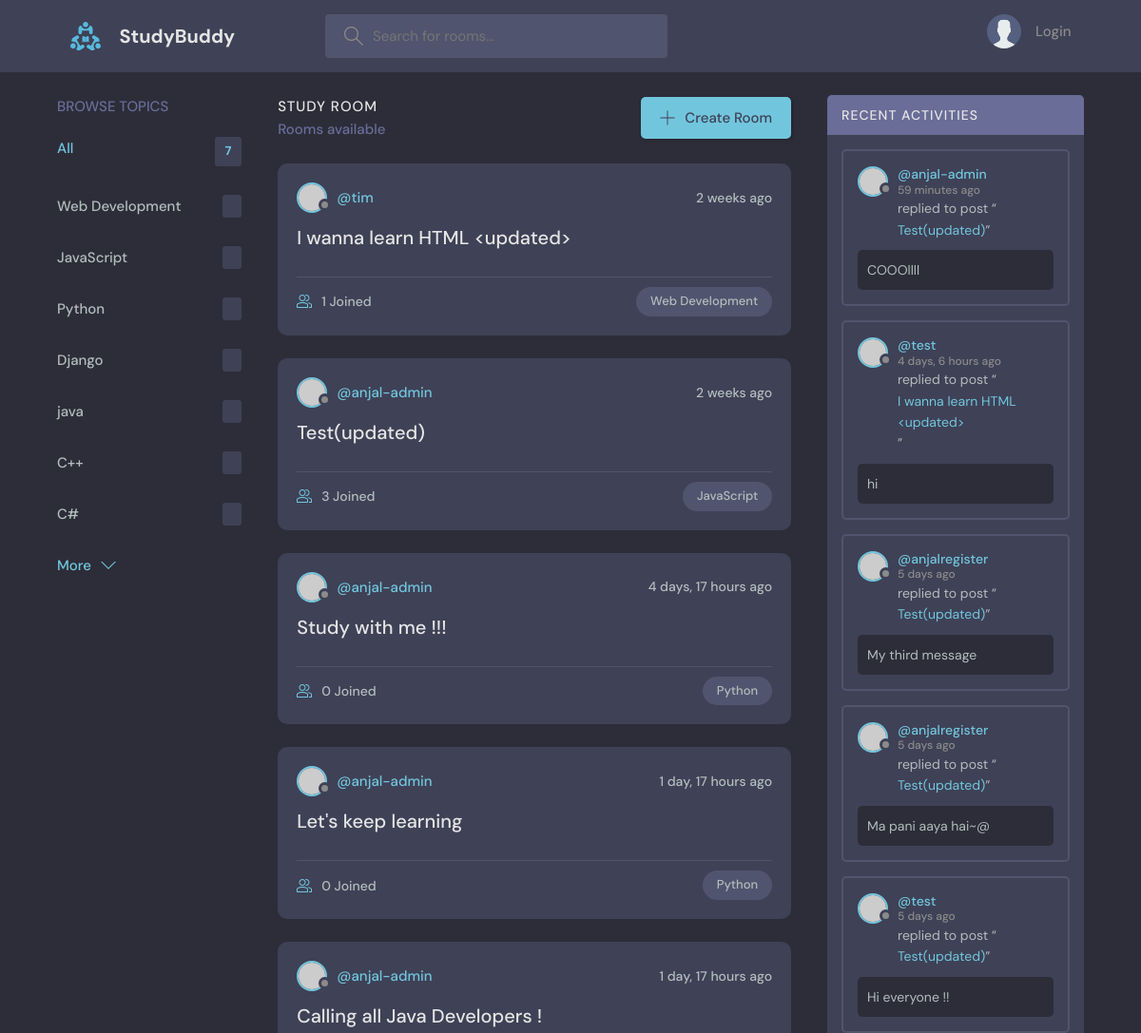
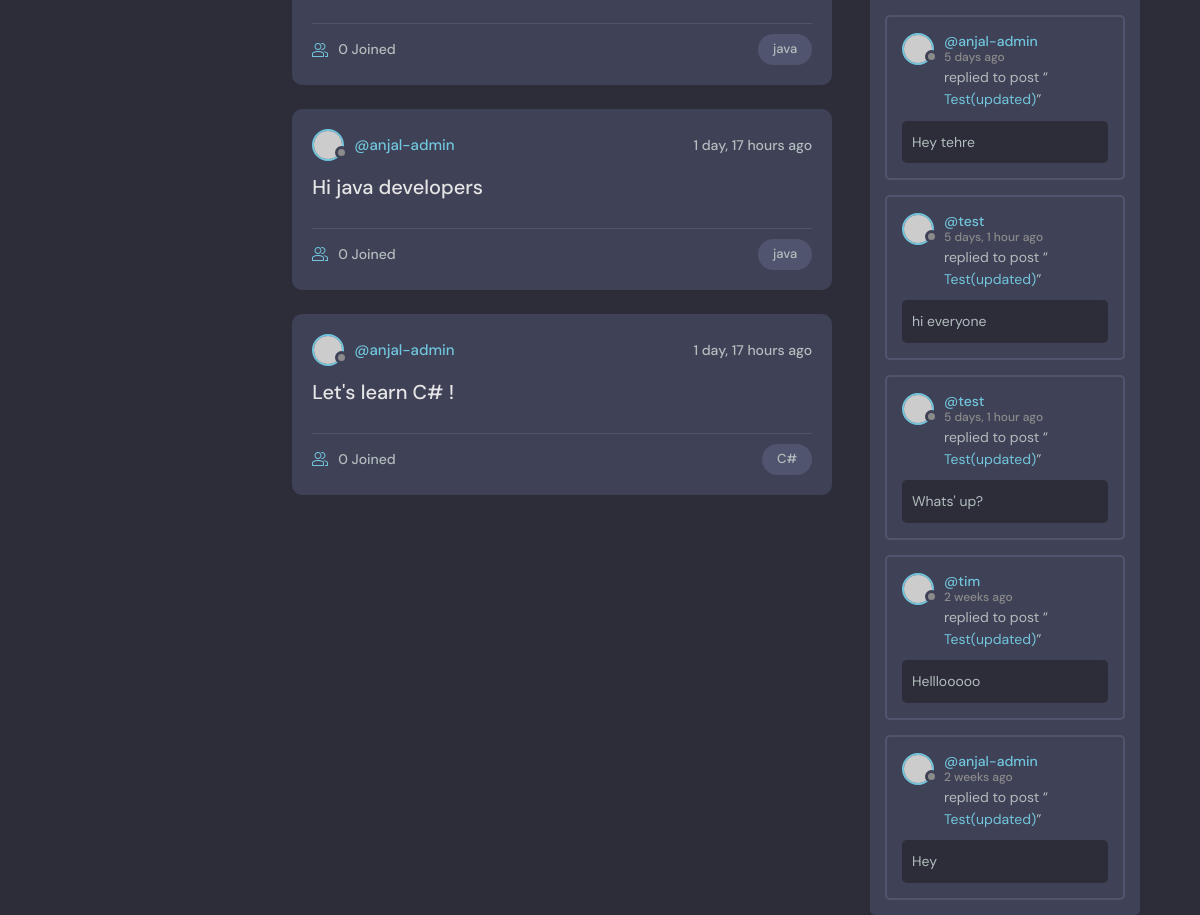
The page / on the database its author committed (2 pictures, top to bottom).
### base/models.py (models this page shows, shortened)
class Topic(models.Model):
    name = models.CharField(max_length=200)

class Room(models.Model):
    host = models.ForeignKey(User, on_delete=models.SET_NULL, null=True)
    topic = models.ForeignKey(Topic, on_delete=models.SET_NULL, null=True)
    name = models.CharField(max_length=200)
    description = models.TextField(null=True, blank=True)
    participants = models.ManyToManyField(User, related_name='participants', blank=True)
    updated = models.DateTimeField(auto_now=True)
    created = models.DateField(auto_now_add=True)
    class Meta:
        ordering = ['updated', 'created']
    def __str__(self):
        return self.name

class Message(models.Model):
    user = models.ForeignKey(User, on_delete=models.CASCADE)
    room = models.ForeignKey(Room, on_delete=models.CASCADE)
    body = models.TextField()
    updated = models.DateTimeField(auto_now=True)
    created = models.DateTimeField(auto_now_add=True)
    class Meta:
        ordering = ['-updated', 'created']

### base/views.py (the view)
# urls.py: path('', views.home, name='home'),
def home(request):
    q = request.GET.get('q') if request.GET.get('q') != None else ''
    rooms = Room.objects.filter(
        Q(topic__name__icontains = q) |
        Q(name__icontains = q) |
        Q(description__icontains = q)
        )
    topics = Topic.objects.all()
    room_count = rooms.count()
    room_messages = Message.objects.filter(Q(room__topic__name__icontains = q))
    context = {'rooms': rooms, 'topics':topics, 'room_count':room_count, 'room_messages': room_messages}
    return render(request, 'base/home.html', context)

### base/templates/base/home.html (shortened to what this page needs)
{% extends 'main.html' %}
{% block content %}
    <main class="layout layout--3">
      <div class="container">
         {% include 'base/topics_component.html'  %}
        <div class="roomList">
          <div class="roomList__header">
            <div>
              <h2>Study Room</h2>
              <p>{{rooms_count}} Rooms available</p>
            </div>
            <a class="btn btn--main" href="{% url 'create-room' %}">
              <svg version="1.1" xmlns="http://www.w3.org/2000/svg" width="32" height="32" viewBox="0 0 32 32">
                <title>add</title>
                <path
                  d="M16.943 0.943h-1.885v14.115h-14.115v1.885h14.115v14.115h1.885v-14.115h14.115v-1.885h-14.115v-14.115z"
                ></path>
              </svg>
              Create Room
            </a>
          </div>
        {% include 'base/feed_component.html' %}
        </div>
       {% include 'base/activity_component.html'  %}
      </div>
    </main>
{% endblock %}

### base/templates/base/topics_component.html
<div class="topics">
  <div class="topics__header">
    <h2>Browse Topics</h2>
  </div>
  <ul class="topics__list">
    <li>
      <a href="{% url 'home' %}" class="active">All <span>{{topics.count}}</span></a>
    </li>
    {% for topic in topics %}
    <li>
      <a href="{% url 'home' %}?q={{topic.name}}">{{topic.name}} <span>{{topic.room.set_all.count}}</span></a>
    </li>
    {% endfor %}
  </ul>
  <a class="btn btn--link" href="topics.html">
    More
    <svg
      version="1.1"
      xmlns="http://www.w3.org/2000/svg"
      width="32"
      height="32"
      viewBox="0 0 32 32"
    >
      <title>chevron-down</title>
      <path d="M16 21l-13-13h-3l16 16 16-16h-3l-13 13z"></path>
    </svg>
  </a>
</div>

### base/templates/base/feed_component.html (shortened to what this page needs)
{% for room in rooms %}
<div class="roomListRoom">
  <div class="roomListRoom__header">
    <a href="{% url 'user-profile' room.host.id %}" class="roomListRoom__author">
      <div class="avatar avatar--small">
        <img src="https://randomuser.me/api/portraits/women/11.jpg" />
      </div>
      <span>@{{room.host.username}}</span>
    </a>
    <div class="roomListRoom__actions">
      <span>{{room.created|timesince}} ago </span>
    </div>
  </div>
  <div class="roomListRoom__content">
    <a href="{% url 'room' room.id %}">{{room.name}}</a>
  </div>
  <div class="roomListRoom__meta">
    <a href="{% url 'room' room.id %}" class="roomListRoom__joined">
      {{room.participants.all.count}} Joined
    </a>
    <p class="roomListRoom__topic">{{room.topic.name}}</p>
  </div>
</div>
{% endfor %}

### base/templates/base/activity_component.html (shortened to what this page needs)
 <div class="activities">
          <div class="activities__header">
            <h2>Recent Activities</h2>
          </div>
          {% for message in room_messages %}
          <div class="activities__box">
            <div class="activities__boxHeader roomListRoom__header">
              <a href="{% url 'user-profile' message.user.id %}" class="roomListRoom__author">
                <div class="avatar avatar--small">
                  <img src="https://randomuser.me/api/portraits/women/11.jpg" />
                </div>
                <p>
                  @{{ message.user }}
                  <span>{{ message.created|timesince }} ago</span>
                </p>
              </a>
            </div>
            <div class="activities__boxContent">
              <p>replied to post “<a href="{% url 'room' message.room.id %}">{{message.room}}</a>”</p>
              <div class="activities__boxRoomContent">
                {{message.body}}
              </div>
            </div>
          </div>
          {% endfor %}
        </div>

### rows shown on the page
Topic: name "Web Development"
Topic: name "JavaScript"
Topic: name "Python"
Topic: name "Django"
Topic: name "java"
Topic: name "C++"
Topic: name "C#"
Room: host.username "tim", created "2 weeks", name "I wanna learn HTML <updated>", participants.all.count "1", topic.name "Web Development"
Room: host.username "anjal-admin", created "2 weeks", name "Test(updated)", participants.all.count "3", topic.name "JavaScript"
Room: host.username "anjal-admin", created "4 days, 17 hours", name "Study with me !!!", participants.all.count "0", topic.name "Python"
Room: host.username "anjal-admin", created "1 day, 17 hours", name "Let's keep learning", participants.all.count "0", topic.name "Python"
Room: host.username "anjal-admin", created "1 day, 17 hours", name "Calling all Java Developers !", participants.all.count "0", topic.name "java"
Room: host.username "anjal-admin", created "1 day, 17 hours", name "Hi java developers", participants.all.count "0", topic.name "java"
Room: host.username "anjal-admin", created "1 day, 17 hours", name "Let's learn C# !", participants.all.count "0", topic.name "C#"
Message: user "anjal-admin", created "59 minutes", room "Test(updated)", body "COOOllll"
Message: user "test", created "4 days, 6 hours", room "I wanna learn HTML <updated>", body "hi"
Message: user "anjalregister", created "5 days", room "Test(updated)", body "My third message"
Message: user "anjalregister", created "5 days", room "Test(updated)", body "Ma pani aaya hai~@"
Message: user "test", created "5 days", room "Test(updated)", body "Hi everyone !!"
Message: user "anjal-admin", created "5 days", room "Test(updated)", body "Hey tehre"
Message: user "test", created "5 days, 1 hour", room "Test(updated)", body "hi everyone"
Message: user "test", created "5 days, 1 hour", room "Test(updated)", body "Whats' up?"
Message: user "tim", created "2 weeks", room "Test(updated)", body "Helllooooo"
Message: user "anjal-admin", created "2 weeks", room "Test(updated)", body "Hey"

### other values the page prints
{{ topics.count }} "7"
